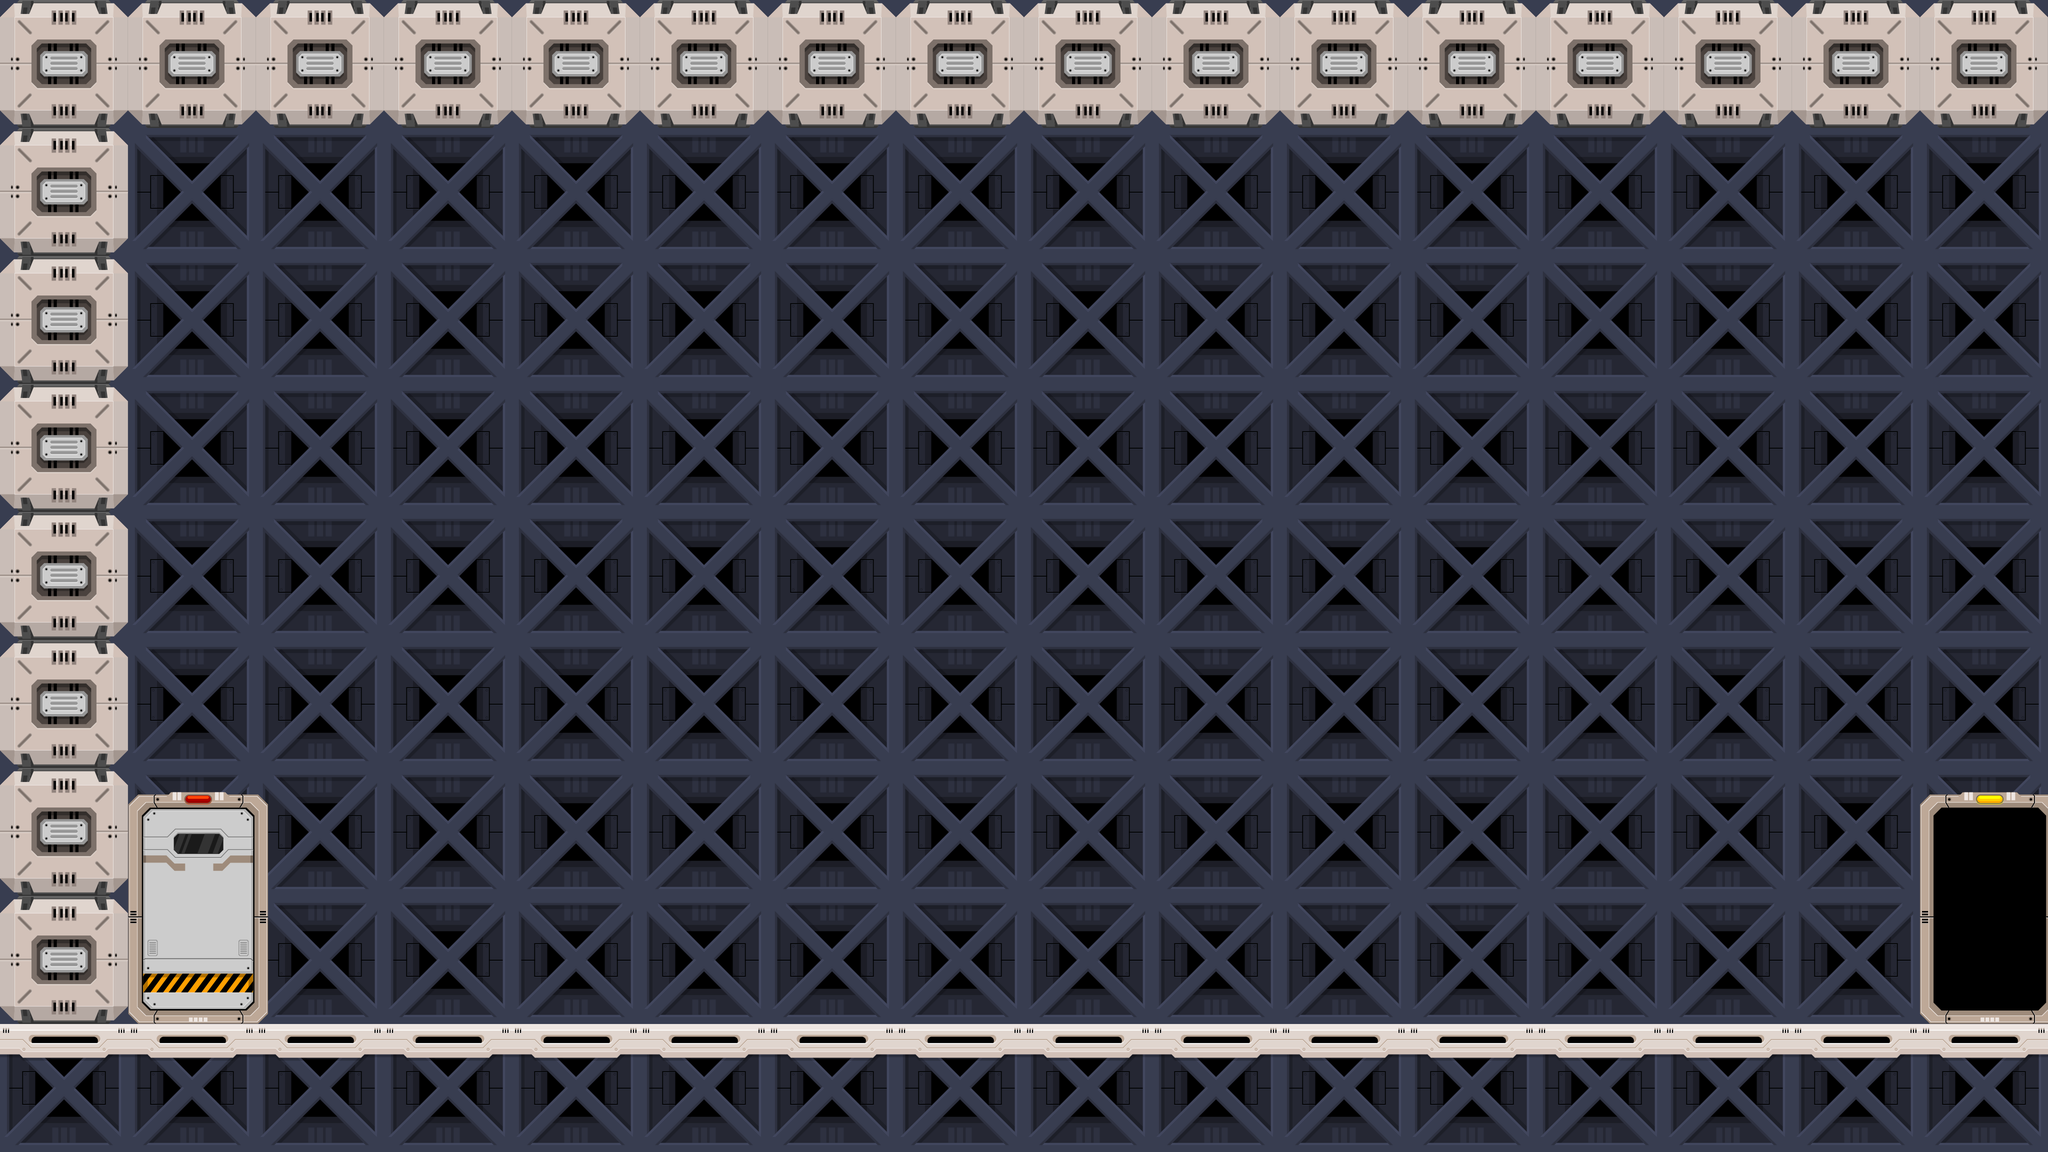

The image is a tile-based game level rendered from a .tmx file. Its description and complete source (layers, tilesets, objects, tile grids) follow:
An orthogonal 16x9 tile map with 256x256 px tiles, 3 tile layers (background, entities, obstacle), 7 tilesets and 2 objects (entryPoint).

<map version="1.0" orientation="orthogonal" renderorder="right-down" width="16" height="9" tilewidth="256" tileheight="256" nextobjectid="20">
 <tileset firstgid="1" name="Tile (5)" tilewidth="256" tileheight="256" tilecount="1" columns="1">
  <image source="Tile (5).png" width="256" height="256" />
 </tileset>
 <tileset firstgid="2" name="Tile (2)" tilewidth="256" tileheight="256" tilecount="1" columns="1">
  <image source="Tile (2).png" width="256" height="256" />
 </tileset>
 <tileset firstgid="3" name="Box" tilewidth="256" tileheight="256" tilecount="1" columns="1">
  <image source="Box.png" width="256" height="256" />
 </tileset>
 <tileset firstgid="4" name="Tile (16)" tilewidth="256" tileheight="256" tilecount="1" columns="1">
  <properties>
   <property name="sl" type="float" value="1" />
   <property name="sr" type="float" value="0" />
  </properties>
  <image source="Tile (16).png" width="256" height="256" />
  <tile id="0">
   <properties>
    <property name="sl" type="float" value="0" />
    <property name="sr" type="float" value="1" />
   </properties>
  </tile>
 </tileset>
 <tileset firstgid="5" name="Tile (17)" tilewidth="256" tileheight="256" tilecount="1" columns="1">
  <properties>
   <property name="sl" type="float" value="0" />
   <property name="sr" type="float" value="1" />
  </properties>
  <image source="Tile (17).png" width="256" height="256" />
  <tile id="0">
   <properties>
    <property name="sl" type="float" value="1" />
    <property name="sr" type="float" value="0" />
   </properties>
  </tile>
 </tileset>
 <tileset firstgid="6" name="DoorOpen" tilewidth="280" tileheight="464" tilecount="1" columns="1">
  <image source="DoorOpen.png" width="280" height="464" />
 </tileset>
 <tileset firstgid="7" name="DoorLocked" tilewidth="280" tileheight="464" tilecount="1" columns="1">
  <image source="DoorLocked.png" width="280" height="464" />
 </tileset>
 <layer name="background" width="16" height="9">
  <data encoding="csv">
1,1,1,1,1,1,1,1,1,1,1,1,1,1,1,1,
1,1,1,1,1,1,1,1,1,1,1,1,1,1,1,1,
1,1,1,1,1,1,1,1,1,1,1,1,1,1,1,1,
1,1,1,1,1,1,1,1,1,1,1,1,1,1,1,1,
1,1,1,1,1,1,1,1,1,1,1,1,1,1,1,1,
1,1,1,1,1,1,1,1,1,1,1,1,1,1,1,1,
1,1,1,1,1,1,1,1,1,1,1,1,1,1,1,1,
1,1,1,1,1,1,1,1,1,1,1,1,1,1,1,1,
1,1,1,1,1,1,1,1,1,1,1,1,1,1,1,1
</data>
 </layer>
 <layer name="entities" width="16" height="9">
  <data encoding="csv">
0,0,0,0,0,0,0,0,0,0,0,0,0,0,0,0,
0,0,0,0,0,0,0,0,0,0,0,0,0,0,0,0,
0,0,0,0,0,0,0,0,0,0,0,0,0,0,0,0,
0,0,0,0,0,0,0,0,0,0,0,0,0,0,0,0,
0,0,0,0,0,0,0,0,0,0,0,0,0,0,0,0,
0,0,0,0,0,0,0,0,0,0,0,0,0,0,0,0,
0,0,0,0,0,0,0,0,0,0,0,0,0,0,0,0,
0,7,0,0,0,0,0,0,0,0,0,0,0,0,0,6,
0,0,0,0,0,0,0,0,0,0,0,0,0,0,0,0
</data>
 </layer>
 <layer name="obstacle" width="16" height="9">
  <data encoding="csv">
3,3,3,3,3,3,3,3,3,3,3,3,3,3,3,3,
3,0,0,0,0,0,0,0,0,0,0,0,0,0,0,0,
3,0,0,0,0,0,0,0,0,0,0,0,0,0,0,0,
3,0,0,0,0,0,0,0,0,0,0,0,0,0,0,0,
3,0,0,0,0,0,0,0,0,0,0,0,0,0,0,0,
3,0,0,0,0,0,0,0,0,0,0,0,0,0,0,0,
3,0,0,0,0,0,0,0,0,0,0,0,0,0,0,0,
3,0,0,0,0,0,0,0,0,0,0,0,0,0,0,0,
2,2,2,2,2,2,2,2,2,2,2,2,2,2,2,2
</data>
 </layer>
 <objectgroup name="objects">
  <object id="13" x="3876" y="1624" width="204" height="476">
   <properties>
    <property name="action" value="changeLevel" />
    <property name="param0" value="assets/games/tiles/scifi/level00.tmx" />
    <property name="trigger" type="int" value="1" />
   </properties>
  </object>
  <object id="17" name="entryPoint" x="447" y="1935" width="40" height="96" />
 </objectgroup>
</map>
